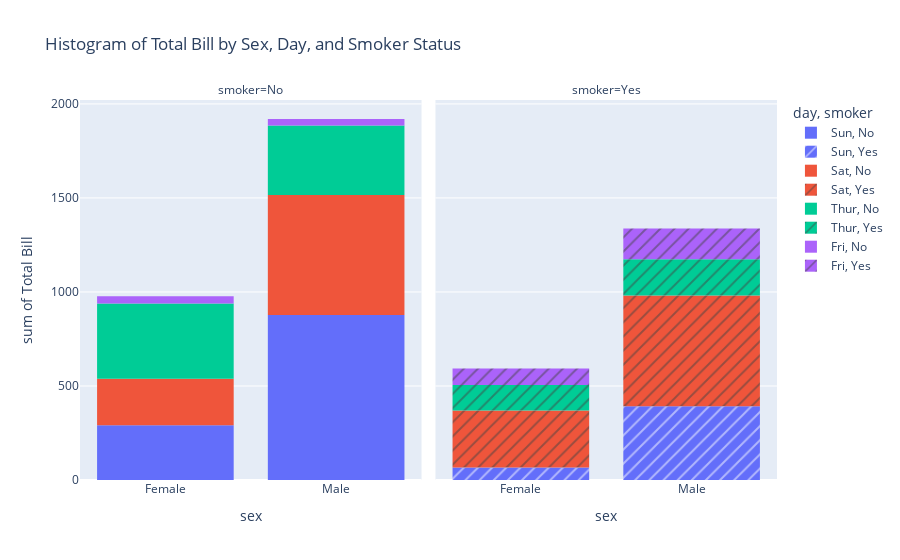

Notebook source saved alongside this figure:
### Code cell
fig = go.Figure()
fig = px.histogram(
    tips,
    x='sex',
    y='total_bill',
    color='day',
    facet_col='smoker',
    pattern_shape='smoker',
    labels={'total_bill': 'Total Bill'},
    title='Histogram of Total Bill by Sex, Day, and Smoker Status'
)
fig.show()

### Figure 1 — Plotly figure (JSON) as saved in the notebook; plotly's stock layout.template omitted (floating-point values rounded to 4 significant figures)
{"data": [{"alignmentgroup": "True", "bingroup": "x", "histfunc": "sum", "hovertemplate": "day=Sun<br>smoker=No<br>sex=%{x}<br>sum of Total Bill=%{y}<extra></extra>", "legendgroup": "Sun, No", "marker": {"color": "#636efa", "pattern": {"shape": ""}}, "name": "Sun, No", "offsetgroup": "Sun, No", "orientation": "v", "showlegend": true, "type": "histogram", "x": ["Female", "Male", "Male", "Male", "Female", "Male", "Male", "Male", "Male", "Male", "Male", "Female", "Male", "Male", "Female", "Male", "Female", "Male", "Female", "Male", "Male", "Male", "Male", "Male", "Male", "Male", "Male", "Male", "Male", "Female", "Female", "Male", "Male", "Male", "Male", "Male", "Female", "Female", "Male", "Male", "Male", "Male", "Male", "Male", "Female", "Male", "Female", "Female", "Male", "Male", "Male", "Female", "Male", "Male", "Male", "Male", "Male"], "xaxis": "x", "y": [16.99, 10.34, 21.01, 23.68, 24.59, 25.29, 8.77, 26.88, 15.04, 14.78, 10.27, 35.26, 15.42, 18.43, 14.83, 21.58, 10.33, 16.29, 16.97, 17.46, 13.94, 9.68, 30.4, 18.29, 22.23, 32.4, 28.55, 18.04, 12.54, 10.29, 34.81, 9.94, 25.56, 19.49, 38.07, 23.95, 25.71, 17.31, 29.93, 14.07, 13.13, 17.26, 24.55, 19.77, 29.85, 48.17, 25, 13.39, 16.49, 21.5, 12.66, 16.21, 13.81, 24.52, 20.76, 31.71, 20.69], "yaxis": "y"}, {"alignmentgroup": "True", "bingroup": "x", "histfunc": "sum", "hovertemplate": "day=Sun<br>smoker=Yes<br>sex=%{x}<br>sum of Total Bill=%{y}<extra></extra>", "legendgroup": "Sun, Yes", "marker": {"color": "#636efa", "pattern": {"shape": "/"}}, "name": "Sun, Yes", "offsetgroup": "Sun, Yes", "orientation": "v", "showlegend": true, "type": "histogram", "x": ["Female", "Male", "Male", "Male", "Male", "Male", "Male", "Female", "Male", "Male", "Male", "Male", "Male", "Male", "Female", "Male", "Female", "Male", "Male"], "xaxis": "x2", "y": [17.51, 7.25, 31.85, 16.82, 32.9, 17.89, 14.48, 9.6, 34.63, 34.65, 23.33, 45.35, 23.17, 40.55, 20.9, 30.46, 18.15, 23.1, 15.69], "yaxis": "y2"}, {"alignmentgroup": "True", "bingroup": "x", "histfunc": "sum", "hovertemplate": "day=Sat<br>smoker=No<br>sex=%{x}<br>sum of Total Bill=%{y}<extra></extra>", "legendgroup": "Sat, No", "marker": {"color": "#EF553B", "pattern": {"shape": ""}}, "name": "Sat, No", "offsetgroup": "Sat, No", "orientation": "v", "showlegend": true, "type": "histogram", "x": ["Male", "Male", "Female", "Female", "Male", "Male", "Male", "Male", "Male", "Male", "Female", "Male", "Male", "Female", "Female", "Male", "Male", "Male", "Female", "Male", "Male", "Male", "Female", "Male", "Male", "Male", "Female", "Male", "Male", "Female", "Female", "Male", "Female", "Male", "Male", "Female", "Male", "Male", "Male", "Male", "Male", "Male", "Female", "Male", "Male"], "xaxis": "x", "y": [20.65, 17.92, 20.29, 15.77, 39.42, 19.82, 17.81, 13.37, 12.69, 21.7, 19.65, 9.55, 18.35, 15.06, 20.69, 17.78, 24.06, 16.31, 16.93, 18.69, 31.27, 16.04, 26.41, 48.27, 17.59, 20.08, 16.45, 20.23, 12.02, 17.07, 14.73, 10.51, 20.92, 18.24, 14, 7.25, 48.33, 20.45, 13.28, 11.61, 10.77, 10.07, 35.83, 29.03, 17.82], "yaxis": "y"}, {"alignmentgroup": "True", "bingroup": "x", "histfunc": "sum", "hovertemplate": "day=Sat<br>smoker=Yes<br>sex=%{x}<br>sum of Total Bill=%{y}<extra></extra>", "legendgroup": "Sat, Yes", "marker": {"color": "#EF553B", "pattern": {"shape": "/"}}, "name": "Sat, Yes", "offsetgroup": "Sat, Yes", "orientation": "v", "showlegend": true, "type": "histogram", "x": ["Male", "Male", "Male", "Male", "Male", "Male", "Female", "Male", "Female", "Female", "Male", "Female", "Female", "Male", "Male", "Male", "Female", "Female", "Female", "Male", "Male", "Male", "Male", "Male", "Female", "Male", "Male", "Female", "Female", "Female", "Male", "Male", "Male", "Female", "Female", "Male", "Male", "Male", "Male", "Male", "Female", "Male"], "xaxis": "x2", "y": [38.01, 11.24, 20.29, 13.81, 11.02, 18.29, 3.07, 15.01, 26.86, 25.28, 17.92, 44.3, 22.42, 15.36, 20.49, 25.21, 14.31, 10.59, 10.63, 50.81, 15.81, 26.59, 38.73, 24.27, 12.76, 30.06, 25.89, 13.27, 28.17, 12.9, 28.15, 11.59, 7.74, 30.14, 22.12, 24.01, 15.69, 15.53, 12.6, 32.83, 27.18, 22.67], "yaxis": "y2"}, {"alignmentgroup": "True", "bingroup": "x", "histfunc": "sum", "hovertemplate": "day=Thur<br>smoker=No<br>sex=%{x}<br>sum of Total Bill=%{y}<extra></extra>", "legendgroup": "Thur, No", "marker": {"color": "#00cc96", "pattern": {"shape": ""}}, "name": "Thur, No", "offsetgroup": "Thur, No", "orientation": "v", "showlegend": true, "type": "histogram", "x": ["Male", "Male", "Male", "Male", "Female", "Male", "Female", "Male", "Male", "Male", "Male", "Female", "Female", "Female", "Male", "Female", "Male", "Male", "Female", "Female", "Male", "Female", "Female", "Male", "Male", "Female", "Female", "Female", "Female", "Female", "Female", "Female", "Female", "Female", "Male", "Male", "Female", "Female", "Female", "Female", "Female", "Male", "Male", "Male", "Female"], "xaxis": "x", "y": [27.2, 22.76, 17.29, 16.66, 10.07, 15.98, 34.83, 13.03, 18.28, 24.71, 21.16, 10.65, 12.43, 24.08, 11.69, 13.42, 14.26, 15.95, 12.48, 29.8, 8.52, 14.52, 11.38, 22.82, 19.08, 20.27, 11.17, 12.26, 18.26, 8.51, 10.33, 14.15, 13.16, 17.47, 34.3, 41.19, 27.05, 16.43, 8.35, 18.64, 11.87, 9.78, 7.51, 7.56, 18.78], "yaxis": "y"}, {"alignmentgroup": "True", "bingroup": "x", "histfunc": "sum", "hovertemplate": "day=Thur<br>smoker=Yes<br>sex=%{x}<br>sum of Total Bill=%{y}<extra></extra>", "legendgroup": "Thur, Yes", "marker": {"color": "#00cc96", "pattern": {"shape": "/"}}, "name": "Thur, Yes", "offsetgroup": "Thur, Yes", "orientation": "v", "showlegend": true, "type": "histogram", "x": ["Male", "Male", "Male", "Female", "Male", "Male", "Male", "Male", "Female", "Female", "Male", "Male", "Female", "Female", "Female", "Male", "Female"], "xaxis": "x2", "y": [19.44, 32.68, 16, 19.81, 28.44, 15.48, 16.58, 10.34, 43.11, 13, 13.51, 18.71, 12.74, 13, 16.4, 20.53, 16.47], "yaxis": "y2"}, {"alignmentgroup": "True", "bingroup": "x", "histfunc": "sum", "hovertemplate": "day=Fri<br>smoker=No<br>sex=%{x}<br>sum of Total Bill=%{y}<extra></extra>", "legendgroup": "Fri, No", "marker": {"color": "#ab63fa", "pattern": {"shape": ""}}, "name": "Fri, No", "offsetgroup": "Fri, No", "orientation": "v", "showlegend": true, "type": "histogram", "x": ["Male", "Female", "Male", "Female"], "xaxis": "x", "y": [22.49, 22.75, 12.46, 15.98], "yaxis": "y"}, {"alignmentgroup": "True", "bingroup": "x", "histfunc": "sum", "hovertemplate": "day=Fri<br>smoker=Yes<br>sex=%{x}<br>sum of Total Bill=%{y}<extra></extra>", "legendgroup": "Fri, Yes", "marker": {"color": "#ab63fa", "pattern": {"shape": "/"}}, "name": "Fri, Yes", "offsetgroup": "Fri, Yes", "orientation": "v", "showlegend": true, "type": "histogram", "x": ["Male", "Female", "Female", "Male", "Male", "Male", "Male", "Female", "Female", "Male", "Female", "Male", "Male", "Female", "Female"], "xaxis": "x2", "y": [28.97, 5.75, 16.32, 40.17, 27.28, 12.03, 21.01, 11.35, 15.38, 12.16, 13.42, 8.58, 13.42, 16.27, 10.09], "yaxis": "y2"}], "layout": {"annotations": [{"font": {}, "showarrow": false, "text": "smoker=No", "x": 0.245, "xanchor": "center", "xref": "paper", "y": 1, "yanchor": "bottom", "yref": "paper"}, {"font": {}, "showarrow": false, "text": "smoker=Yes", "x": 0.755, "xanchor": "center", "xref": "paper", "y": 1, "yanchor": "bottom", "yref": "paper"}], "barmode": "relative", "legend": {"title": {"text": "day, smoker"}, "tracegroupgap": 0}, "title": {"text": "Histogram of Total Bill by Sex, Day, and Smoker Status"}, "xaxis": {"anchor": "y", "domain": [0, 0.49], "title": {"text": "sex"}}, "xaxis2": {"anchor": "y2", "domain": [0.51, 1], "matches": "x", "title": {"text": "sex"}}, "yaxis": {"anchor": "x", "domain": [0, 1], "title": {"text": "sum of Total Bill"}}, "yaxis2": {"anchor": "x2", "domain": [0, 1], "matches": "y", "showticklabels": false}}}
